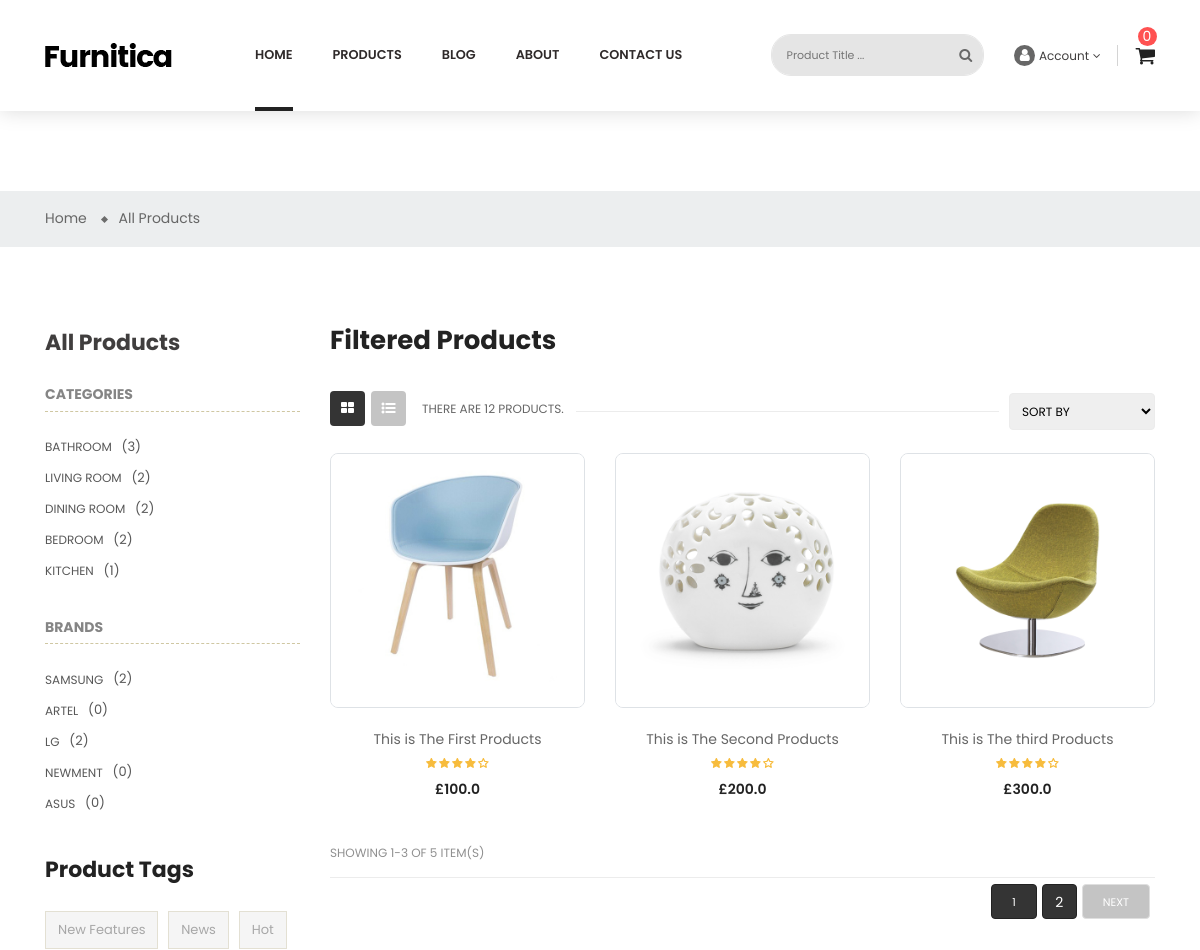
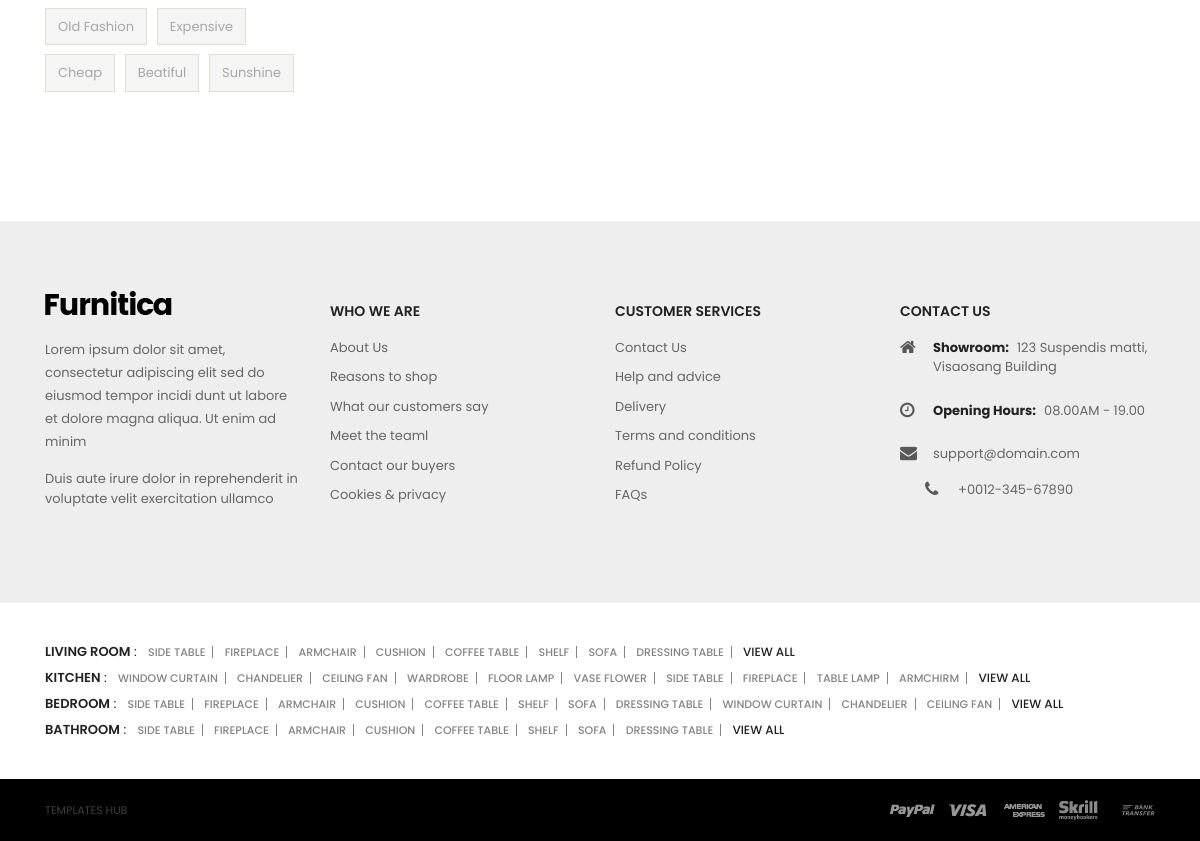
/en/product/, run on the app's committed database (2 pictures, top to bottom).
### products/models.py (models this page shows, shortened)
class ProductCategoryModel(models.Model):
    title = models.CharField(max_length=255, verbose_name=_('Category Title'))
    created_at = models.DateTimeField(auto_now_add=True, verbose_name=_('Category Created'))
    class Meta:
        verbose_name = _('Product Category')
        verbose_name_plural = _('Product Categories')

class ProductBrandModel(models.Model):
    title = models.CharField(max_length=255, verbose_name=_('Tag Title'))
    created_at = models.DateTimeField(auto_now_add=True, verbose_name=_('Tag Created'))
    class Meta:
        verbose_name = _('Product Brand')
        verbose_name_plural = _('Product Brands')

class ProductTagsModel(models.Model):
    title = models.CharField(max_length=255, verbose_name=_('Tag Title'))
    created_at = models.DateTimeField(auto_now_add=True, verbose_name=_('Tag Created'))
    class Meta:
        verbose_name = _('Product Tag')
        verbose_name_plural = _('Product Tags')

class ProductModel(models.Model):
    categories = models.ManyToManyField(
        ProductCategoryModel,
        related_name='products',
        verbose_name=_('Categories')
    )
    tags = models.ManyToManyField(
        ProductTagsModel,
        related_name='products',
        verbose_name=_('Tags')
    )
    colors = models.ManyToManyField(
        ProductColorModel,
        related_name='products',
        verbose_name=_('Colors')
    )
    sizes = models.ManyToManyField(
        ProductSizeModel,
        related_name='products',
        verbose_name=_('Sizes')
    )
    brand = models.ForeignKey(
        ProductBrandModel,
        related_name='products',
        on_delete=models.CASCADE,
        verbose_name=_('Brand')
    )
    wishlist = models.ManyToManyField(
        UserModel,
        related_name='wishlist',
        verbose_name=_('Wishlist')
    )
    image_1 = models.ImageField(upload_to='products', verbose_name=_('Product Image 1'))
    image_2 = models.ImageField(upload_to='products', verbose_name=_('Product Image 2'))
    title = models.CharField(max_length=50, verbose_name=_('Product Title'))
    price = models.FloatField(verbose_name=_('Product Price'))
    little_about = models.TextField(verbose_name=_('Little About Product'))
    full_about = models.TextField(verbose_name=_('Full About Product'))
    in_stock = models.BooleanField(default=True, verbose_name=_('In Stock'))
    product_views = models.IntegerField(default=0, verbose_name=_('Product Views'))
    created_at = models.DateTimeField(auto_now_add=True, verbose_name=_('Created At'))
    updated_at = models.DateTimeField(auto_now=True, verbose_name=_('Updated At'))
    class Meta:
        verbose_name = _('Product')
        verbose_name_plural = _('Products')

### products/views.py (the view)
# urls.py: path('', ProductListView.as_view(), name='list'),
class ProductListView(ListView):
    template_name = 'products-list.html'
    context_object_name = 'products'
    paginate_by = 3
    def get_queryset(self):
        qs = ProductModel.objects.all()
        q = self.request.GET.get('q')
        cat = self.request.GET.get('cat')
        brand = self.request.GET.get('brand')
        tag = self.request.GET.get('tag')
        if cat:
            qs = qs.filter(categories__id=cat)
        if brand:
            qs = qs.filter(brand_id=brand)
        if tag:
            qs = qs.filter(tags__id=tag)
        if q:
            qs = qs.filter(title__icontains=q)
        return qs
    def get_context_data(self, *, object_list=None, **kwargs):
        context = super(ProductListView, self).get_context_data(**kwargs)
        context['categories'] = ProductCategoryModel.objects.all()
        context['brands'] = ProductBrandModel.objects.all()
        context['tags'] = ProductTagsModel.objects.all()
        context['colors'] = ProductColorModel.objects.all()
        return context

### templates/products-list.html (shortened to what this page needs)
{% extends 'layouts/base.html' %}
{% load my_tags %}
{% load static %}
{% load i18n %}
{% block content %}
    <div class="main-content">
        <div id="wrapper-site">
            <div id="content-wrapper" class="full-width">
                <div id="main">
                    <div class="page-home">
                        <nav class="breadcrumb-bg">
                            <div class="container no-index">
                                <div class="breadcrumb">
                                    <ol>
                                        <li>
                                            <a href="{% url 'home:home' %}">
                                                <span>Home</span>
                                            </a>
                                        </li>
                                        <li>
                                            <a href="{% url 'product:list' %}">
                                                <span>All Products</span>
                                            </a>
                                        </li>
                                    </ol>
                                </div>
                            </div>
                        </nav>
                        <div class="container">
                            <div class="content">
                                <div class="row">
                                    {% include 'layouts/products-filter.html' %}
                                    <div class="col-sm-8 col-lg-9 col-md-8 product-container">
                                        <h1>Filtered Products</h1>
                                        <div class="js-product-list-top firt nav-top">
                                            <div class="d-flex justify-content-around row">
                                                <div class="col col-xs-12">
                                                    <ul class="nav nav-tabs">
                                                        <li>
                                                            <a href="#grid" data-toggle="tab"
                                                               class="active show fa fa-th-large"></a>
                                                        </li>
                                                        <li>
                                                            <a href="#list" data-toggle="tab" class="fa fa-list-ul"></a>
                                                        </li>
                                                    </ul>
                                                    <div class="hidden-sm-down total-products">
                                                        <p>There are 12 products.</p>
                                                    </div>
                                                </div>
                                                <div class="col col-xs-12">
                                                    <div class="d-flex sort-by-row justify-content-lg-end justify-content-md-end">
                                                        <div class="products-sort-order dropdown">
                                                            <select class="select-title">
                                                                <option value="">Sort by</option>
                                                            </select>
                                                        </div>
                                                    </div>
                                                </div>
                                            </div>
                                        </div>
                                        <div class="tab-content product-items">
                                            <div id="grid" class="related tab-pane fade in active show">
                                                <div class="row">
                                                    {% for product in products %}
                                                        <div class="item text-center col-md-4">
                                                            <div class="product-miniature js-product-miniature item-one first-item">
                                                                <div class="thumbnail-container border">
                                                                    <a href="{% url 'product:detail' pk=product.pk %}">
                                                                        <img class="img-fluid image-cover"
                                                                             src="{{ product.image_1.url }}" alt="img">
                                                                    </a>
                                                                </div>
                                                                <div class="product-description">
                                                                    <div class="product-groups">
                                                                        <div class="product-title">
                                                                            <a href="{% url 'product:detail' pk=product.pk %}">
                                                                                {{ product.title }}</a>
                                                                        </div>
                                                                        <div class="rating">
                                                                            <div class="star-content">
                                                                                <div class="star"></div>
                                                                                <div class="star"></div>
                                                                                <div class="star"></div>
                                                                                <div class="star"></div>
                                                                                <div class="star"></div>
                                                                            </div>
                                                                        </div>
                                                                        <div class="product-group-price">
                                                                            <div class="product-price-and-shipping">
                                                                                <span class="price">£{{ product.price }}</span>
                                                                            </div>
                                                                        </div>
                                                                    </div>
                                                                    <div class="product-buttons d-flex justify-content-center">
                                                                    </div>
                                                                </div>
                                                            </div>
                                                        </div>
                                                    {% endfor %}
                                                </div>
                                            </div>
                                        </div>
                                        <div class="pagination">
                                            <div class="js-product-list-top ">
                                                <div class="d-flex justify-content-around row">
                                                    <div class="showing col col-xs-12">
                                                        <span>SHOWING {{ page_obj.start_index }}-{{ page_obj.end_index }}
                                                            OF {{ page_obj.paginator.count }} ITEM(S)</span>
                                                    </div>
                                                    <div class="page-list col col-xs-12">
                                                        <ul>
                                                            {% for page in page_obj.paginator.page_range %}
                                                                <li class="current active">
                                                                    <a rel="nofollow"
                                                                       onclick="addUrlParameter('page', '{{ page }}')"
                                                                       class="disabled js-search-link">
                                                                        {{ page }}
                                                                    </a>
                                                                </li>
                                                            {% endfor %}
                                                            {% if page_obj.has_next %}
                                                                <li>
                                                                    <a rel="next"
                                                                       href="?page={{ page_obj.next_page_number }}"
                                                                       class="next disabled js-search-link">
                                                                        Next
                                                                    </a>
                                                                </li>
                                                            {% endif %}
                                                        </ul>
                                                    </div>
                                                </div>
                                            </div>
                                        </div>
                                    </div>
                                </div>
                            </div>
                        </div>
                    </div>
                </div>
            </div>
        </div>
    </div>
{% endblock %}

### templates/layouts/products-filter.html (shortened to what this page needs)
<div class="sidebar-3 sidebar-collection col-lg-3 col-md-4 col-sm-4">
    <div class="sidebar-block">
        <div class="title-block">
            <a href="{% url 'product:list' %}">All Products</a></div>
        <div class="new-item-content">
            <h3 class="title-product">Categories</h3>
            <ul class="scroll-product">
                {% for category in categories %}
                    <li>
                        <a onclick="addUrlParameter('cat', '{{ category.pk }}')">
                            <b>{{ category.title }}</b>
                            <span class="quantity">({{ category.products.count }})</span>
                        </a>
                    </li>
                {% endfor %}
            </ul>
        </div>
        <div class="new-item-content">
            <h3 class="title-product">Brands</h3>
            <ul class="scroll-product">
                {% for brand in brands %}
                    <li>
                        <a onclick="addUrlParameter('brand', '{{ brand.pk }}')">
                            <b>{{ brand.title }}</b>
                            <span class="quantity">({{ brand.products.count }})</span>
                        </a>
                    </li>
                {% endfor %}
            </ul>
        </div>
    </div>
    <div class="sidebar-block product-tags">
        <div class="title-block">
            Product Tags
        </div>
        <div class="block-content">
            <ul class="listSidebarBlog list-unstyled">
                {% for tag in tags %}
                    <li>
                        <a onclick="addUrlParameter('tag', '{{ tag.pk }}')" title="Show products matching tag Hot Trend">
                            {{ tag.title }}
                        </a>
                    </li>
                {% endfor %}
            </ul>
        </div>
    </div>
</div>

### data on the page
ProductCategoryModel: title "BATHROOM", products.count "3"
ProductCategoryModel: title "LIVING ROOM", products.count "2"
ProductCategoryModel: title "DINING ROOM", products.count "2"
ProductCategoryModel: title "BEDROOM", products.count "2"
ProductCategoryModel: title "KITCHEN", products.count "1"
ProductBrandModel: title "SAMSUNG", products.count "2"
ProductBrandModel: title "ARTEL", products.count "0"
ProductBrandModel: title "LG", products.count "2"
ProductBrandModel: title "NEWMENT", products.count "0"
ProductBrandModel: title "ASUS", products.count "0"
ProductTagsModel: title "New Features"
ProductTagsModel: title "News"
ProductTagsModel: title "Hot"
ProductTagsModel: title "Old Fashion"
ProductTagsModel: title "Expensive"
ProductTagsModel: title "Cheap"
ProductTagsModel: title "Beatiful"
ProductTagsModel: title "Sunshine"
ProductModel: image_1 (picture), title "This is The First Products", price "100.0"
ProductModel: image_1 (picture), title "This is The Second Products", price "200.0"
ProductModel: image_1 (picture), title "This is The third Products", price "300.0"

### other printed values
{{ page_obj.start_index }} "1"
{{ page_obj.end_index }} "3"
{{ page_obj.paginator.count }} "5"
{{ page }} "1" "2"
